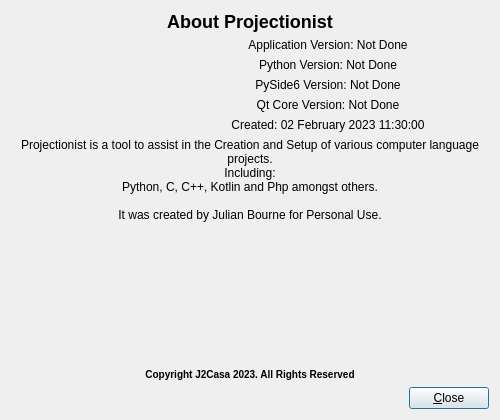
<?xml version="1.0" encoding="UTF-8"?>
<ui version="4.0">
 <class>aboutDialog</class>
 <widget class="QDialog" name="aboutDialog">
  <property name="geometry">
   <rect>
    <x>0</x>
    <y>0</y>
    <width>500</width>
    <height>420</height>
   </rect>
  </property>
  <property name="minimumSize">
   <size>
    <width>500</width>
    <height>420</height>
   </size>
  </property>
  <property name="maximumSize">
   <size>
    <width>500</width>
    <height>420</height>
   </size>
  </property>
  <property name="windowTitle">
   <string>About...</string>
  </property>
  <property name="windowIcon">
   <iconset>
    <normaloff>:/images/images/icon.png</normaloff>:/images/images/icon.png</iconset>
  </property>
  <layout class="QVBoxLayout" name="verticalLayout">
   <item>
    <layout class="QHBoxLayout" name="horizontalLayout_2">
     <item>
      <widget class="QLabel" name="labelDialogTitle">
       <property name="maximumSize">
        <size>
         <width>16777215</width>
         <height>48</height>
        </size>
       </property>
       <property name="layoutDirection">
        <enum>Qt::LeftToRight</enum>
       </property>
       <property name="text">
        <string>&lt;html&gt;&lt;head/&gt;&lt;body&gt;&lt;h2 style=&quot; margin-top:18px; margin-bottom:12px; margin-left:0px; margin-right:0px; -qt-block-indent:0; text-indent:0px;&quot;&gt;&lt;span style=&quot; font-size:x-large; font-weight:700;&quot;&gt;About Projectionist&lt;/span&gt;&lt;/h2&gt;&lt;/body&gt;&lt;/html&gt;</string>
       </property>
       <property name="alignment">
        <set>Qt::AlignHCenter|Qt::AlignTop</set>
       </property>
      </widget>
     </item>
    </layout>
   </item>
   <item>
    <layout class="QHBoxLayout" name="horizontalLayout">
     <item>
      <widget class="QLabel" name="labelIconImage">
       <property name="maximumSize">
        <size>
         <width>150</width>
         <height>150</height>
        </size>
       </property>
       <property name="text">
        <string/>
       </property>
       <property name="pixmap">
        <pixmap resource="../splash.qrc">:/resources/Images/png/splash.png</pixmap>
       </property>
       <property name="scaledContents">
        <bool>true</bool>
       </property>
       <property name="alignment">
        <set>Qt::AlignCenter</set>
       </property>
      </widget>
     </item>
     <item>
      <layout class="QHBoxLayout" name="horizontalLayout_3">
       <item>
        <layout class="QVBoxLayout" name="verticalLayout_2">
         <item>
          <widget class="QLabel" name="labelVersion">
           <property name="text">
            <string>Application Version: Not Done</string>
           </property>
           <property name="alignment">
            <set>Qt::AlignCenter</set>
           </property>
          </widget>
         </item>
         <item>
          <widget class="QLabel" name="labelPython">
           <property name="text">
            <string>Python Version: Not Done</string>
           </property>
           <property name="alignment">
            <set>Qt::AlignCenter</set>
           </property>
          </widget>
         </item>
         <item>
          <widget class="QLabel" name="labelPyside6">
           <property name="text">
            <string>PySide6 Version: Not Done</string>
           </property>
           <property name="alignment">
            <set>Qt::AlignCenter</set>
           </property>
          </widget>
         </item>
         <item>
          <widget class="QLabel" name="labelQtCoreVersion">
           <property name="text">
            <string>Qt Core Version: Not Done</string>
           </property>
           <property name="alignment">
            <set>Qt::AlignCenter</set>
           </property>
          </widget>
         </item>
         <item>
          <widget class="QLabel" name="labelCreated">
           <property name="text">
            <string>Created: 02 February 2023 11:30:00</string>
           </property>
           <property name="alignment">
            <set>Qt::AlignCenter</set>
           </property>
          </widget>
         </item>
        </layout>
       </item>
      </layout>
     </item>
    </layout>
   </item>
   <item>
    <widget class="QLabel" name="label_4">
     <property name="text">
      <string>Projectionist is a tool to assist in the Creation and Setup of various computer language projects.
Including:
Python, C, C++, Kotlin and Php amongst others.

It was created by Julian Bourne for Personal Use.</string>
     </property>
     <property name="alignment">
      <set>Qt::AlignCenter</set>
     </property>
     <property name="wordWrap">
      <bool>true</bool>
     </property>
     <property name="margin">
      <number>2</number>
     </property>
    </widget>
   </item>
   <item>
    <spacer name="verticalSpacer">
     <property name="orientation">
      <enum>Qt::Vertical</enum>
     </property>
     <property name="sizeHint" stdset="0">
      <size>
       <width>20</width>
       <height>40</height>
      </size>
     </property>
    </spacer>
   </item>
   <item>
    <widget class="QLabel" name="label_2">
     <property name="text">
      <string>&lt;html&gt;&lt;head/&gt;&lt;body&gt;&lt;p align=&quot;center&quot;&gt;&lt;span style=&quot; font-size:small; font-weight:700;&quot;&gt;Copyright J2Casa 2023. All Rights Reserved&lt;/span&gt;&lt;/p&gt;&lt;/body&gt;&lt;/html&gt;</string>
     </property>
    </widget>
   </item>
   <item>
    <layout class="QHBoxLayout" name="horizontalLayout_4">
     <item>
      <spacer name="horizontalSpacer">
       <property name="orientation">
        <enum>Qt::Horizontal</enum>
       </property>
       <property name="sizeHint" stdset="0">
        <size>
         <width>40</width>
         <height>20</height>
        </size>
       </property>
      </spacer>
     </item>
     <item>
      <widget class="QPushButton" name="pushButtonClose">
       <property name="text">
        <string>&amp;Close</string>
       </property>
       <property name="icon">
        <iconset resource="../resources/buttons/buttonsGlassRound.qrc">
         <normaloff>:/glassRound/glassButtonClose.png</normaloff>:/glassRound/glassButtonClose.png</iconset>
       </property>
      </widget>
     </item>
    </layout>
   </item>
  </layout>
 </widget>
 <resources>
  <include location="../resources/buttons/buttonsGlassRound.qrc"/>
  <include location="../splash.qrc"/>
 </resources>
 <connections/>
</ui>
